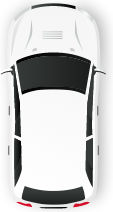
#> input picture example/assets/car.png, 113 x 212 px; its folder holds only this picture in this run
$ python make_car_sprites.py
#> lines starting #> are read from the running program, lines starting #| are printed output that depends on the picture; after the words box and inside, x2 and y2 are one past the last pixel; in counts of white or black regions, pixels touching at a corner belong together
#> in main, top_image is the input picture: PIL image 113x212 RGBA; mean R, G, B, A 138, 138.1, 137.8, 182.5
#!/usr/bin/env python3
"""Makes pictures of a car for every direction, drawn as a small 3D model.

The only picture it takes is the car seen from above, with its front pointing
up (assets/car.png). Everything else is drawn here:

  * a low-poly car (roof, rear window, windshield, hood, front and rear faces
    and the two sides), with proportions taken from that picture;
  * the picture from above is put on the roof, the glass and the hood, cut in
    the pieces that each one covers, so what you see from above stays as it is;
  * the sides, the front and the rear are drawn here: doors, windows, wheels
    with rims, mirror, headlights, grille, tail lights and number plates;
  * a soft shadow on the ground.

Each direction is rendered with the camera tilted (default 45 degrees, like the
map when it follows the car) and saved as car_000.png, car_005.png, ...
Pick the one for the direction the car faces ON THE SCREEN: the direction it
drives minus the direction the map is turned to.

Usage:  python3 tool/make_car_sprites.py [--step 5] [--tilt 45]
Needs Pillow:  pip install pillow
"""
import argparse
import math
from pathlib import Path

from PIL import Image, ImageDraw, ImageFilter

ROOT = Path(__file__).resolve().parent.parent
SOURCE = ROOT / "assets" / "car.png"
OUTPUT = ROOT / "assets" / "car_3d"

CANVAS = 192   # size of every picture, in pixels (64 logical pixels at 3x)
SUPER = 3      # it is drawn this many times bigger and shrunk, to smooth edges
CAR_PIXELS = 128  # length of the car on the picture when seen from above

# The car, in meters. Front is +y, right is +x, up is +z.
L, W, H = 3.47, 1.52, 1.50

# The picture from above is wider than the body because of the mirrors. These
# are the columns the body covers, at the scale of the picture (113 x 212).
BODY_COLUMNS = (9, 101)

# The side view of the car: points (y, z) from the rear bottom, around the top
# and back down the front. The corners of the top pieces are on this line.
PROFILE = [
    (0.05, 0.22), (0.05, 0.95), (0.55, 1.50), (2.00, 1.50), (2.60, 1.00),
    (3.35, 0.82), (3.47, 0.70), (3.47, 0.26), (3.30, 0.22),
]

# The pieces seen from above: (rear y, rear z, front y, front z).
TOP_PIECES = [
    (0.05, 0.95, 0.55, 1.50),   # rear window
    (0.55, 1.50, 2.00, 1.50),   # roof
    (2.00, 1.50, 2.60, 1.00),   # windshield
    (2.60, 1.00, 3.35, 0.82),   # hood
    (3.35, 0.82, 3.47, 0.70),   # nose
]

BODY = (244, 245, 247)
GLASS = (32, 40, 52)
DARK = (34, 36, 40)
SILVER = (192, 196, 203)

LIGHT = (-0.45, -0.30, 0.84)   # where the light comes from, on the screen


# ---------------------------------------------------------------- the textures

def px(value, scale):
    return round(value * scale)


def gradient_overlay(size, top, bottom):
    """A vertical shade from `top` to `bottom` opacity of black."""
    layer = Image.new("RGBA", size, (0, 0, 0, 0))
    draw = ImageDraw.Draw(layer)
    for y in range(size[1]):
        t = y / max(1, size[1] - 1)
        alpha = round(top + (bottom - top) * t)
        draw.line([(0, y), (size[0], y)], fill=(0, 0, 0, alpha))
    return layer


def side_texture():
    """The right side of the car, with the front towards the right."""
    s = 420
    size = (px(L, s), px(H, s))

    def at(y, z):
        return (px(y, s), size[1] - px(z, s))

    body = Image.new("RGBA", size, (0, 0, 0, 0))
#> body: PIL image 1457x630 RGBA; every value is 0
    mask = Image.new("L", size, 0)
#> mask: PIL image 1457x630 L; every value is 0
    ImageDraw.Draw(mask).polygon([at(y, z) for y, z in PROFILE], fill=255)
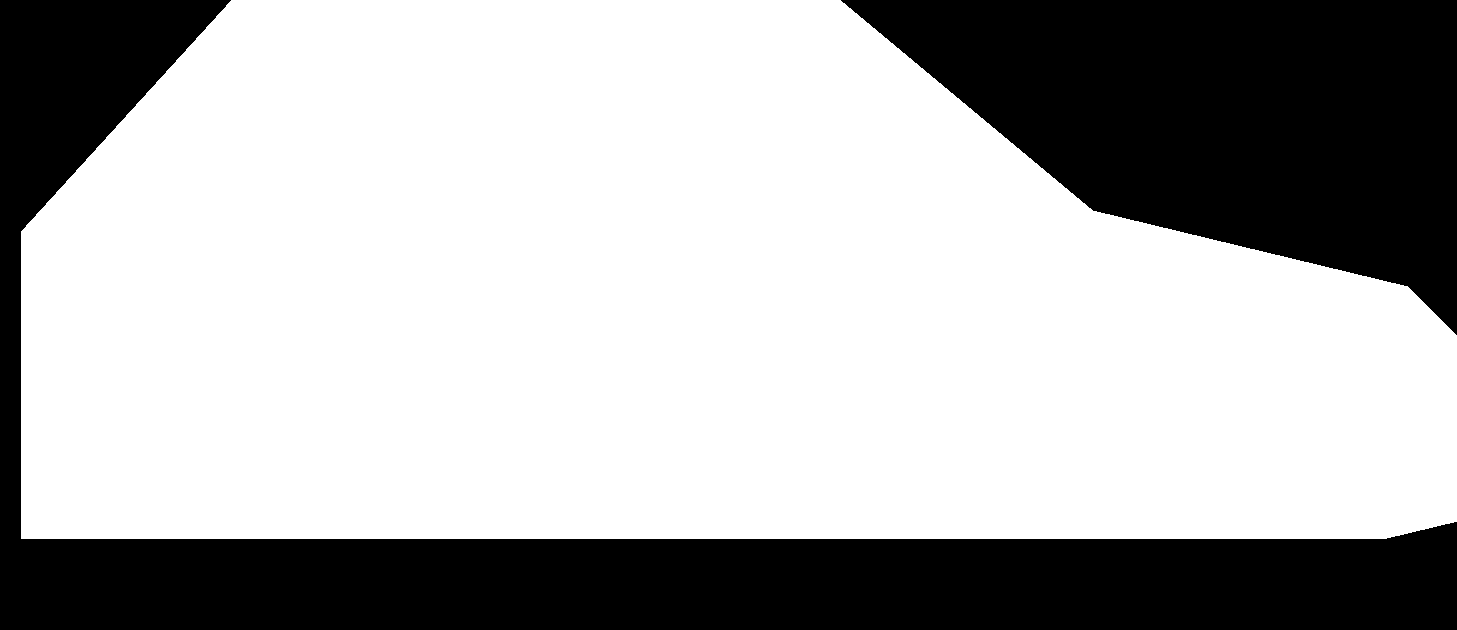
#> mask: PIL image 1457x630 L; 68.5% white; 2 black regions, box (x1, y1, x2, y2) and area: (0, 0, 1457, 630) 168888, (841, 0, 1457, 335) 120103

    paint = Image.new("RGBA", size, BODY + (255,))
    paint = Image.alpha_composite(paint, gradient_overlay(size, 0, 70))
    body.paste(paint, (0, 0), mask)
    d = ImageDraw.Draw(body)

    # Dark bumpers and sill.
    d.polygon([at(0.05, 0.22), at(0.05, 0.50), at(0.40, 0.50), at(0.40, 0.22)], fill=DARK)
    d.polygon([at(3.10, 0.22), at(3.10, 0.50), at(3.47, 0.50), at(3.47, 0.26)], fill=DARK)
    d.polygon([at(0.40, 0.22), at(0.40, 0.36), at(3.10, 0.36), at(3.10, 0.22)], fill=(70, 72, 78))

    # Windows, with a pillar between them.
    window = [(0.62, 1.04), (0.74, 1.42), (1.96, 1.42), (2.46, 1.04)]
    d.polygon([at(y, z) for y, z in window], fill=GLASS)
    d.line([at(0.74, 1.42), at(1.96, 1.42)], fill=(150, 154, 160), width=4)
    d.polygon([at(1.20, 1.04), at(1.20, 1.43), at(1.32, 1.43), at(1.32, 1.04)], fill=BODY)
    # A soft reflection on the glass.
    d.polygon([at(0.80, 1.38), at(1.02, 1.38), at(0.86, 1.08), at(0.70, 1.08)], fill=(70, 82, 100))
    d.polygon([at(1.44, 1.38), at(1.68, 1.38), at(1.40, 1.08), at(1.28, 1.08)], fill=(70, 82, 100))

    # Doors: seams, handles and the mirror.
    for y in (0.60, 1.26, 2.12):
        d.line([at(y, 0.38), at(y, 1.04)], fill=(196, 200, 206), width=3)
    d.line([at(0.60, 1.04), at(2.46, 1.04)], fill=(190, 194, 200), width=3)
    for y in (1.02, 1.74):
        d.rounded_rectangle([at(y, 0.93)[0], at(y, 0.93)[1], at(y + 0.16, 0.89)[0], at(y + 0.16, 0.89)[1] + 6], 4, fill=(150, 154, 160))
    d.polygon([at(2.44, 1.10), at(2.60, 1.10), at(2.62, 0.98), at(2.46, 0.96)], fill=BODY, outline=(120, 124, 130))

    # Lights at both ends.
    d.polygon([at(3.40, 0.78), at(3.47, 0.70), at(3.47, 0.60), at(3.34, 0.62)], fill=(255, 236, 170), outline=(120, 120, 120))
    d.polygon([at(0.05, 0.98), at(0.15, 0.98), at(0.15, 0.66), at(0.05, 0.70)], fill=(200, 24, 36))

    # Wheels: dark arch, tire, rim with spokes, hub.
    for wy in (0.78, 2.70):
        cx, cy = at(wy, 0.345)
        for radius, color in ((0.405, (14, 14, 16)), (0.345, (24, 24, 27)), (0.225, SILVER), (0.20, (222, 225, 230))):
            r = px(radius, s)
            d.ellipse([cx - r, cy - r, cx + r, cy + r], fill=color)
        for k in range(5):
            angle = math.radians(72 * k + 18)
            d.line([(cx, cy), (cx + math.cos(angle) * px(0.20, s), cy - math.sin(angle) * px(0.20, s))], fill=(112, 116, 124), width=6)
        r = px(0.06, s)
        d.ellipse([cx - r, cy - r, cx + r, cy + r], fill=(90, 94, 100))
    # The part of the arch below the tire is cut by the ground line.

    # A thin outline so the shape reads well.
    d.line([at(y, z) for y, z in PROFILE + [PROFILE[0]]], fill=(110, 115, 124), width=4)
    return body


def front_texture():
    s = 400
    size = (px(W, s), px(0.42, s))   # z from 0.28 to 0.70
    img = Image.new("RGBA", size, BODY + (255,))
    img = Image.alpha_composite(img, gradient_overlay(size, 0, 60))
#> in gradient_overlay (call 2), `layer = Image.new("RGBA", size, (0, 0, 0, 0))`: layer: PIL image 608x168 RGBA; every value is 0
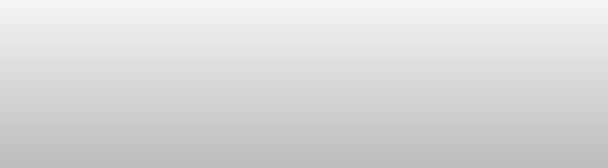
#> img: PIL image 608x168 RGBA; mean R, G, B, A 215.3, 216.1, 217.9, 255
    d = ImageDraw.Draw(img)
    w, h = size
    # Grille and air intake.
    d.rounded_rectangle([w * 0.32, h * 0.10, w * 0.68, h * 0.50], 10, fill=DARK)
    for k in range(1, 4):
        y = h * (0.10 + 0.10 * k)
        d.line([(w * 0.33, y), (w * 0.67, y)], fill=(120, 124, 130), width=4)
    d.rounded_rectangle([w * 0.18, h * 0.62, w * 0.82, h * 0.88], 12, fill=DARK)
    # Number plate.
    d.rectangle([w * 0.42, h * 0.60, w * 0.58, h * 0.78], fill=(238, 238, 232), outline=(80, 80, 80))
    # Headlights.
    for x0, x1 in ((0.05, 0.28), (0.72, 0.95)):
        d.rounded_rectangle([w * x0, h * 0.08, w * x1, h * 0.46], 14, fill=(250, 238, 190), outline=(110, 110, 110), width=4)
        d.ellipse([w * (x0 + 0.05), h * 0.14, w * (x0 + 0.13), h * 0.38], fill=(255, 255, 255))
    d.rectangle([0, 0, w - 1, h - 1], outline=(120, 124, 132), width=3)
    return img


def rear_texture():
    s = 400
#> s = 400
    size = (px(W, s), px(0.73, s))   # z from 0.22 to 0.95
#> size = (608, 292)
    img = Image.new("RGBA", size, BODY + (255,))
#> img: PIL image 608x292 RGBA
    img = Image.alpha_composite(img, gradient_overlay(size, 0, 60))
#> in gradient_overlay (call 3), `layer = Image.new("RGBA", size, (0, 0, 0, 0))`: layer: PIL image 608x292 RGBA; every value is 0
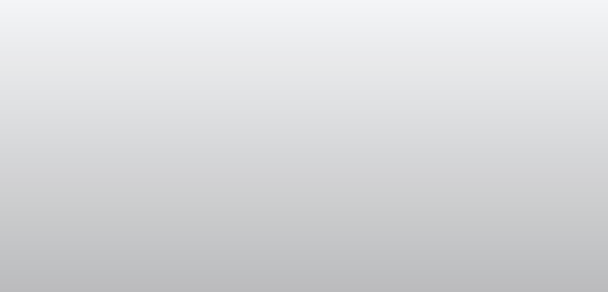
#> img: PIL image 608x292 RGBA; mean R, G, B, A 215.3, 216.2, 217.9, 255
    d = ImageDraw.Draw(img)
    w, h = size
#> w = 608; h = 292
    # Tail lights.
    for x0, x1 in ((0.04, 0.26), (0.74, 0.96)):
        d.rounded_rectangle([w * x0, h * 0.10, w * x1, h * 0.50], 10, fill=(206, 26, 38), outline=(110, 20, 28), width=4)
        d.rectangle([w * (x0 + 0.03), h * 0.22, w * (x1 - 0.03), h * 0.30], fill=(255, 176, 170))
    # Number plate and a badge.
    d.rectangle([w * 0.38, h * 0.50, w * 0.62, h * 0.70], fill=(238, 238, 232), outline=(80, 80, 80))
    d.ellipse([w * 0.47, h * 0.24, w * 0.53, h * 0.34], fill=SILVER)
    # Bumper.
    d.rectangle([0, h * 0.74, w, h], fill=DARK)
    d.rectangle([0, 0, w - 1, h - 1], outline=(120, 124, 132), width=3)
    return img


# ------------------------------------------------------------------- rendering

def solve_homography(src, dst):
    """Coefficients that map points of `dst` to points of `src` (for PIL)."""
    matrix, vector = [], []
    for (x, y), (u, v) in zip(dst, src):
        matrix.append([x, y, 1, 0, 0, 0, -u * x, -u * y])
        vector.append(u)
        matrix.append([0, 0, 0, x, y, 1, -v * x, -v * y])
        vector.append(v)

    n = 8
    rows = [matrix[i] + [vector[i]] for i in range(n)]
    for col in range(n):
        pivot = max(range(col, n), key=lambda r: abs(rows[r][col]))
        rows[col], rows[pivot] = rows[pivot], rows[col]
        for r in range(n):
            if r != col:
                factor = rows[r][col] / rows[col][col]
                rows[r] = [a - factor * b for a, b in zip(rows[r], rows[col])]
    return [rows[i][n] / rows[i][i] for i in range(n)]


class Camera:
    def __init__(self, heading, tilt, scale):
        self.yaw = math.radians(heading)
        self.tilt = math.radians(tilt)
        self.scale = scale

    def rotate(self, p):
        x, y, z = p
        c, s = math.cos(self.yaw), math.sin(self.yaw)
        return (x * c + y * s, -x * s + y * c, z)

    def project(self, p):
        x, y, z = self.rotate(p)
        # The model is centered on the car; the screen center is the canvas
        # center. Up on the screen is north, and height lifts things up.
        sx = x
        sy = -(y * math.cos(self.tilt) + z * math.sin(self.tilt))
        return (CANVAS * SUPER / 2 + sx * self.scale,
                CANVAS * SUPER / 2 + 14 * SUPER + sy * self.scale)

    def depth(self, p):
        x, y, z = self.rotate(p)
        return -y * math.sin(self.tilt) + z * math.cos(self.tilt)

    def faces_camera(self, normal):
        nx, ny, nz = self.rotate(normal)
        return -ny * math.sin(self.tilt) + nz * math.cos(self.tilt) > 1e-6

    def shade(self, normal):
        nx, ny, nz = self.rotate(normal)
        length = math.sqrt(sum(c * c for c in LIGHT))
        lit = (nx * LIGHT[0] + ny * LIGHT[1] + nz * LIGHT[2]) / length
        return 0.80 + 0.26 * max(0.0, lit)


def normalize(v):
    length = math.sqrt(sum(c * c for c in v))
    return tuple(c / length for c in v)


def make_faces(top_image, textures):
    """Every face as (corners, normal, texture, texture corners)."""
    side_right, side_left, front, rear = textures
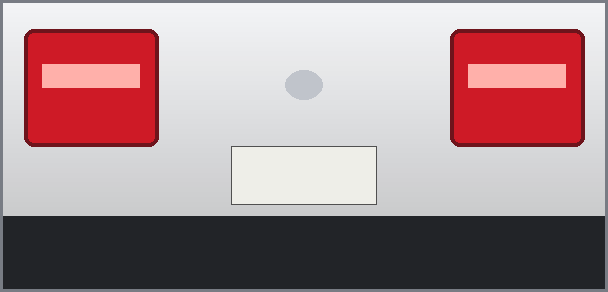
#> rear: PIL image 608x292 RGBA; mean R, G, B, A 169.1, 142.7, 146.1, 255
    half = W / 2
    cy = L / 2  # center the car on y = 0
    faces = []

    # Sides. Corners go: rear-bottom, front-bottom, front-top, rear-top.
    sw, sh = side_right.size
#> sw = 1457; sh = 630
    faces.append(([(half, 0 - cy, 0), (half, L - cy, 0), (half, L - cy, H), (half, 0 - cy, H)],
                  (1, 0, 0), side_right, [(0, sh), (sw, sh), (sw, 0), (0, 0)]))
    faces.append(([(-half, L - cy, 0), (-half, 0 - cy, 0), (-half, 0 - cy, H), (-half, L - cy, H)],
                  (-1, 0, 0), side_left, [(0, sh), (sw, sh), (sw, 0), (0, 0)]))

    # The pieces seen from above, each with its slice of the picture.
    iw, ih = top_image.size
#> iw = 92; ih = 212
    for ya, za, yb, zb in TOP_PIECES:
        top = (L - yb) / L * ih
        bottom = (L - ya) / L * ih
        piece = top_image.crop((0, round(top), iw, max(round(top) + 1, round(bottom))))
        normal = normalize((0, -(zb - za), yb - ya))
        corners = [(-half, ya - cy, za), (half, ya - cy, za), (half, yb - cy, zb), (-half, yb - cy, zb)]
        pw, ph = piece.size
        faces.append((corners, normal, piece, [(0, ph), (pw, ph), (pw, 0), (0, 0)]))
#> this loop made 5 passes
#> (length in normalize, normal) on passes 1 to 5: (0.743, (0, -0.74, 0.673)), (1.45, (0, 0, 1)), (0.781, (0, 0.64, 0.768)), (0.771, (0, 0.233, 0.972)), (0.17, (0, 0.707, 0.707))
#> pass 2, in make_faces, `piece = top_image.crop((0, round(top), iw, max(round(top) + 1, round(b..`:
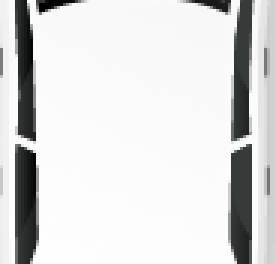
#> piece: PIL image 92x88 RGBA (shown 3 times larger); mean R, G, B, A 209.2, 209.8, 209.6, 237.1; transparent parts drawn white
#> after the loop, faces = 7 items

    # Front and rear faces.
    fw, fh = front.size
#> fw = 608; fh = 168
    faces.append(([(-half, L - cy, 0.28), (half, L - cy, 0.28), (half, L - cy, 0.70), (-half, L - cy, 0.70)],
                  (0, 1, 0), front, [(0, fh), (fw, fh), (fw, 0), (0, 0)]))
    rw, rh = rear.size
#> rw = 608; rh = 292
    faces.append(([(half, 0.05 - cy, 0.22), (-half, 0.05 - cy, 0.22), (-half, 0.05 - cy, 0.95), (half, 0.05 - cy, 0.95)],
                  (0, -1, 0), rear, [(0, rh), (rw, rh), (rw, 0), (0, 0)]))
    return faces


def tint(image, factor):
    r, g, b, a = image.split()
    scale = lambda band: band.point(lambda v: min(255, round(v * factor)))
    return Image.merge("RGBA", (scale(r), scale(g), scale(b), a))


def render(faces, heading, tilt, top_scale):
    camera = Camera(heading, tilt, top_scale * SUPER)
    size = (CANVAS * SUPER, CANVAS * SUPER)
    canvas = Image.new("RGBA", size, (0, 0, 0, 0))

    # Shadow of the footprint on the ground.
    half = W / 2
    foot = [(-half, -L / 2, 0), (half, -L / 2, 0), (half, L / 2, 0), (-half, L / 2, 0)]
    shadow = Image.new("RGBA", size, (0, 0, 0, 0))
    outline = [(x + 5 * SUPER, y + 7 * SUPER) for x, y in (camera.project(p) for p in foot)]
    ImageDraw.Draw(shadow).polygon(outline, fill=(0, 0, 0, 105))
    canvas = Image.alpha_composite(canvas, shadow.filter(ImageFilter.GaussianBlur(5 * SUPER)))

    # The faces that look at the camera, from the farthest to the closest.
    visible = [f for f in faces if camera.faces_camera(f[1])]
    visible.sort(key=lambda f: sum(camera.depth(p) for p in f[0]) / 4)
    for corners, normal, texture, texture_corners in visible:
        screen = [camera.project(p) for p in corners]
        coefficients = solve_homography(texture_corners, screen)
        warped = texture.transform(size, Image.PERSPECTIVE, coefficients, Image.BICUBIC)
        canvas = Image.alpha_composite(canvas, tint(warped, camera.shade(normal)))

    return canvas.resize((CANVAS, CANVAS), Image.LANCZOS)


def main():
    parser = argparse.ArgumentParser()
    parser.add_argument("--step", type=int, default=5, help="degrees between pictures")
    parser.add_argument("--tilt", type=float, default=45, help="camera tilt it is made for")
    args = parser.parse_args()

    top_image = Image.open(SOURCE).convert("RGBA")
    top_image = top_image.crop((BODY_COLUMNS[0], 0, BODY_COLUMNS[1], top_image.height))
    right = side_texture()
    textures = (right, right.transpose(Image.FLIP_LEFT_RIGHT), front_texture(), rear_texture())
    faces = make_faces(top_image, textures)
#> faces = 9 items

    OUTPUT.mkdir(parents=True, exist_ok=True)
    for old in OUTPUT.glob("car_*.png"):
        old.unlink()

    scale = CAR_PIXELS / L
    count = 0
    for heading in range(0, 360, args.step):
        render(faces, heading, args.tilt, scale).save(
            OUTPUT / f"car_{heading:03d}.png", optimize=True
        )
        count += 1
#> this loop made 72 passes
#> pass 1, in render, `canvas = Image.alpha_composite(canvas, shadow.filter(ImageFilter.Gauss..`:
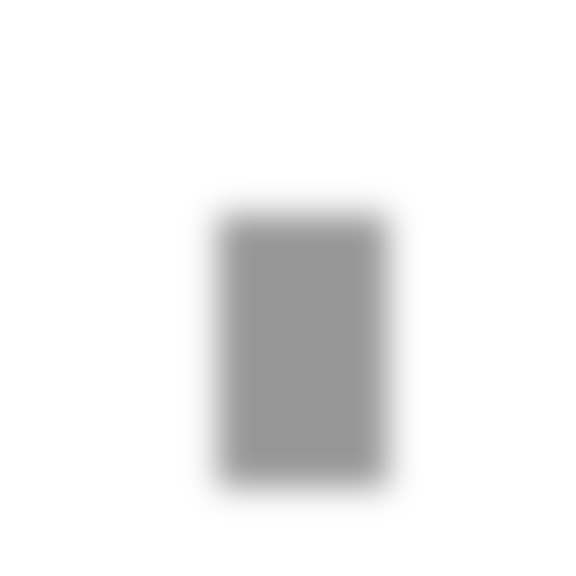
#> canvas: PIL image 576x576 RGBA; mean R, G, B, A 0, 0, 0, 14.6; transparent parts drawn white
#> pass 1, in tint, `r, g, b, a = image.split()`:
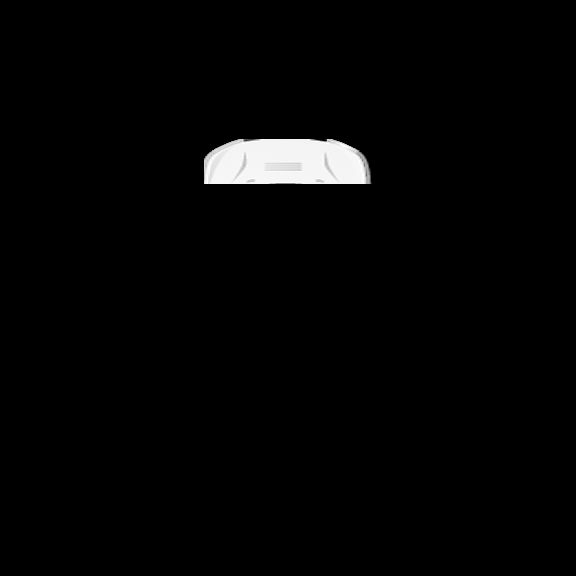
#> r: PIL image 576x576 L; min 0, max 255, mean 4.9
    print(f"{count} pictures in {OUTPUT}")
#| 72 pictures in example/assets/car_3d


if __name__ == "__main__":
    main()
